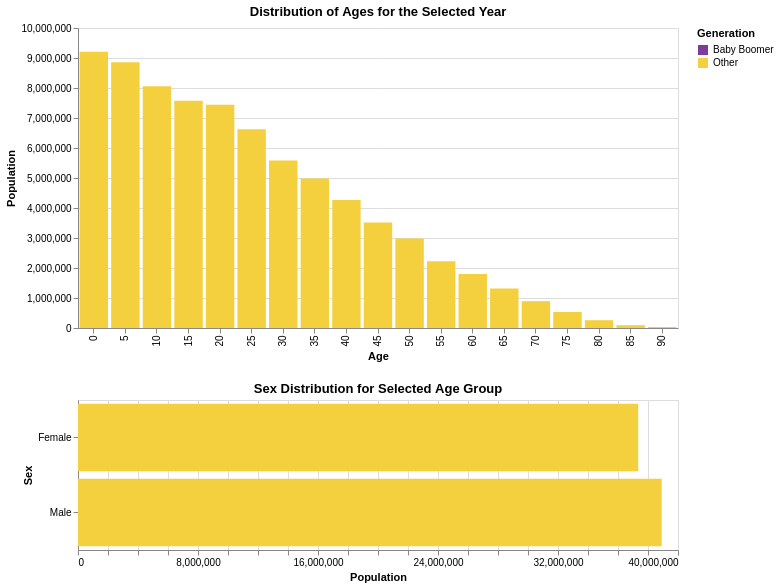

Notebook code cell kept with this figure:
### Markdown cell above
##### Exploration 5 – Combine Q3 and Q4 to One Chart

In Q4, we linked the distribution of sex to the age selection for just the year 2000.  Let us visualize all the data by incorporating the year selection slider from Q3 so that you can select which year of data you are viewing. Retain the ability to just select one age group for the sex distribution, and default to no age group selected.

Add a tooltip so you can see exactly how many people are in the age range for the top "Distribution of Ages for the Selected Year" histogram.

Encode membership of the Baby Boomer generation with color using "#7D3C98" (purple) for the boomers and "#F4D03F" (gold) for other.

### Code cell
# your code here
year_slider = alt.binding_range(min=1900, max=2020, step=1, name='Select Year:')
year_select = alt.selection_point(fields=['year'], bind=year_slider, value=1900)

age_select = alt.selection_point(fields=['age'], empty=True)

age_chart = alt.Chart(df_pop).mark_bar().encode(
    x=alt.X('age:O', title='Age'),
    y=alt.Y('sum(people):Q', title='Population'),
    color=alt.condition(
        age_select,
        alt.Color('Generation:N',
                  scale=alt.Scale(domain=['Baby Boomer', 'Other'],
                                 range=['#7D3C98', '#F4D03F'])),
        alt.value('lightgray')
    ),
    tooltip=['age:O', 'sum(people):Q', 'Generation:N']
).add_params(
    year_select,
    age_select
).transform_filter(
    year_select
).properties(
    width=600,
    height=300,
    title='Distribution of Ages for the Selected Year'
)

sex_chart = alt.Chart(df_pop).mark_bar().encode(
    y=alt.Y('sex:N', title='Sex'),
    x=alt.X('sum(people):Q', title='Population'),
    color=alt.Color('Generation:N',
                    scale=alt.Scale(domain=['Baby Boomer', 'Other'],
                                   range=['#7D3C98', '#F4D03F'])),
    tooltip=['sex:N', 'sum(people):Q', 'Generation:N']
).transform_filter(
    year_select
).transform_filter(
    age_select
).properties(
    width=600,
    height=150,
    title='Sex Distribution for Selected Age Group'
)

# Vertically concatenate the charts
combined_chart = age_chart & sex_chart
combined_chart

### Figure 1 — Vega-Lite specification as saved in the notebook (floating-point values rounded to 4 significant figures; data arrays with more than 128 entries replaced by an {"elided": "..."} marker saying what was removed)
{"config": {"view": {"continuousWidth": 300, "continuousHeight": 300}}, "vconcat": [{"mark": {"type": "bar"}, "encoding": {"color": {"condition": {"param": "param_0045c30a17beaa42", "empty": true, "field": "Generation", "scale": {"domain": ["Baby Boomer", "Other"], "range": ["#7D3C98", "#F4D03F"]}, "type": "nominal"}, "value": "lightgray"}, "tooltip": [{"field": "age", "type": "ordinal"}, {"aggregate": "sum", "field": "people", "type": "quantitative"}, {"field": "Generation", "type": "nominal"}], "x": {"field": "age", "title": "Age", "type": "ordinal"}, "y": {"aggregate": "sum", "field": "people", "title": "Population", "type": "quantitative"}}, "height": 300, "name": "view_27de16c3d2f47e8a_0", "title": "Distribution of Ages for the Selected Year", "transform": [{"filter": {"param": "param_3468a73c873a09fa"}}], "width": 600}, {"mark": {"type": "bar"}, "encoding": {"color": {"field": "Generation", "scale": {"domain": ["Baby Boomer", "Other"], "range": ["#7D3C98", "#F4D03F"]}, "type": "nominal"}, "tooltip": [{"field": "sex", "type": "nominal"}, {"aggregate": "sum", "field": "people", "type": "quantitative"}, {"field": "Generation", "type": "nominal"}], "x": {"aggregate": "sum", "field": "people", "title": "Population", "type": "quantitative"}, "y": {"field": "sex", "title": "Sex", "type": "nominal"}}, "height": 150, "title": "Sex Distribution for Selected Age Group", "transform": [{"filter": {"param": "param_3468a73c873a09fa"}}, {"filter": {"param": "param_0045c30a17beaa42", "empty": true}}], "width": 600}], "data": {"name": "data-d08f1ff8b6aecb91d1680e71375fa3fc"}, "params": [{"name": "param_3468a73c873a09fa", "select": {"type": "point", "fields": ["year"]}, "bind": {"input": "range", "max": 2020, "min": 1900, "name": "Select Year:", "step": 1}, "value": 1900, "views": ["view_27de16c3d2f47e8a_0"]}, {"name": "param_0045c30a17beaa42", "select": {"type": "point", "fields": ["age"]}, "views": ["view_27de16c3d2f47e8a_0"]}], "$schema": "https://vega.github.io/schema/vega-lite/v6.1.0.json", "datasets": {"data-d08f1ff8b6aecb91d1680e71375fa3fc": {"elided": "570 records"}}}
